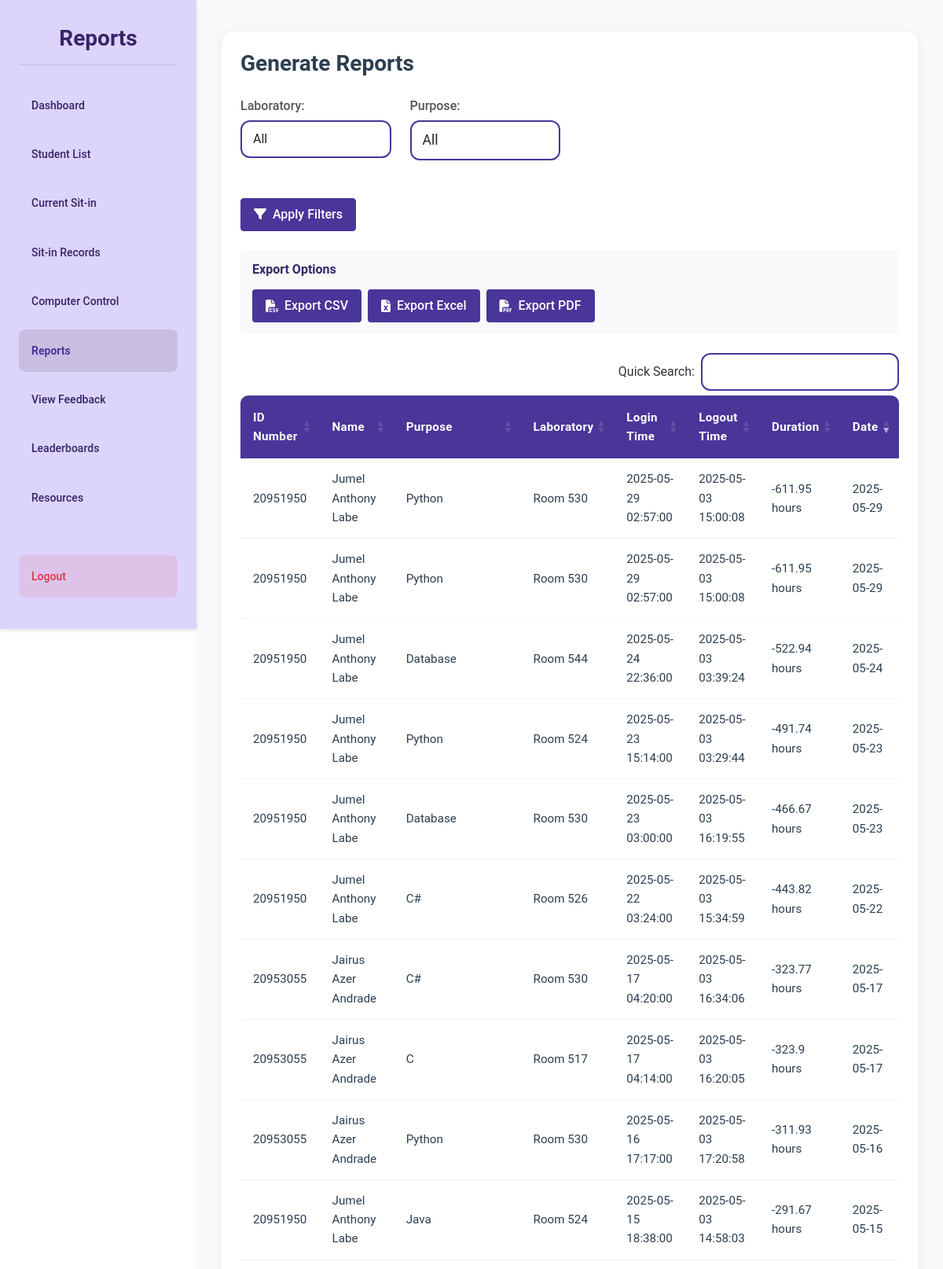
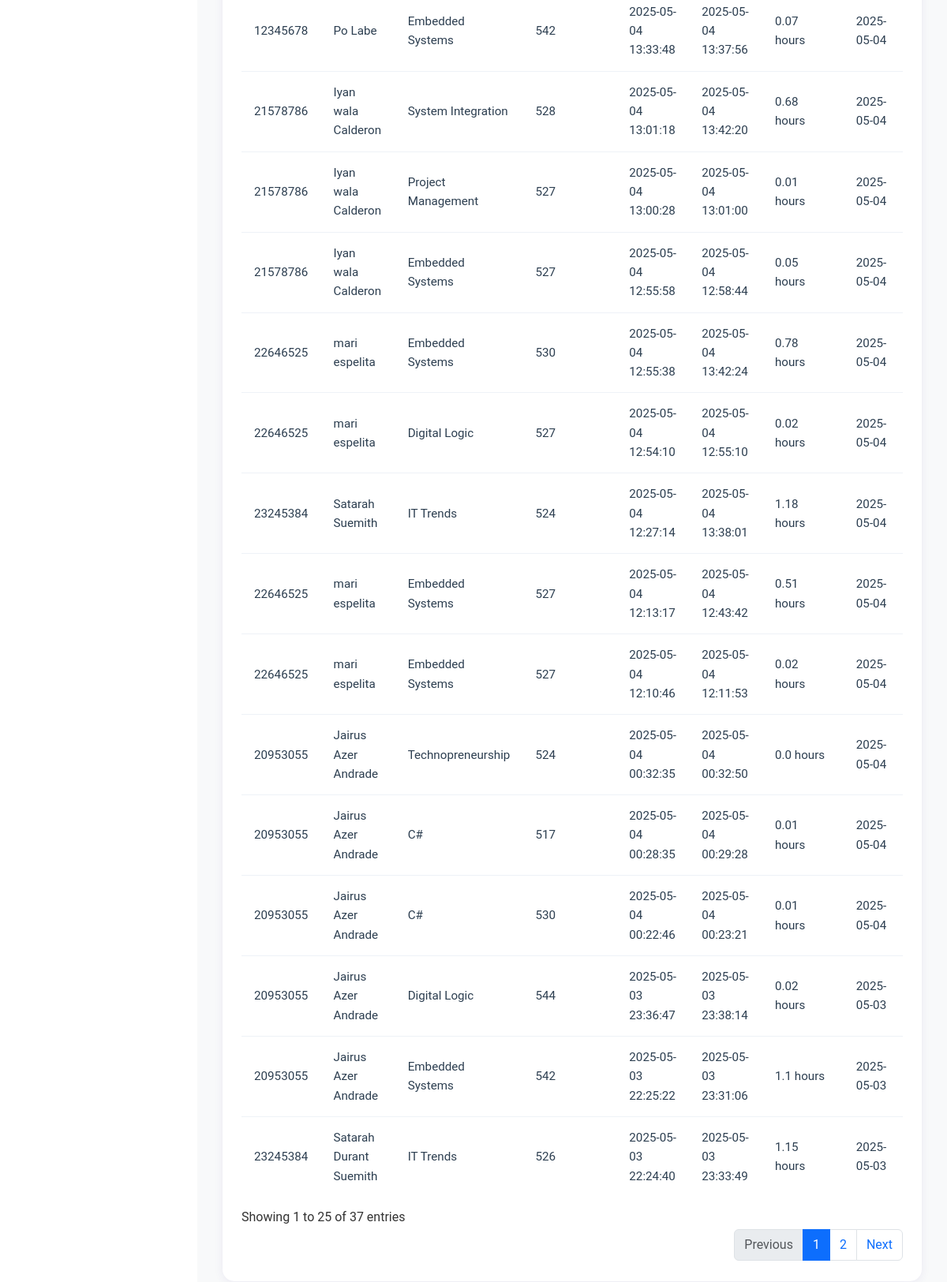
The app's page /admin/reports (signed in) with its own data (2 pictures, top to bottom).
### tables this page shows
CREATE TABLE sit_in_records (
    sit_in_id INTEGER PRIMARY KEY AUTOINCREMENT,
    id_number VARCHAR(50) NOT NULL,
    name VARCHAR(255) NOT NULL,
    purpose TEXT NOT NULL,
    lab VARCHAR(10) NOT NULL,
    login_time DATETIME NOT NULL,
    logout_time DATETIME NULL,
    date DATE NOT NULL
, computer_number INTEGER);

### routes/admin_routes.py (the view)
@admin_bp.route('/reports')
def reports():
    if session.get('user_type') != 'admin':
        flash("Admin access required.", "danger")
        return redirect(url_for('auth.login'))
    selected_lab = request.args.get('lab', '')
    selected_purpose = request.args.get('purpose', '')
    conn = get_connection()
    cursor = conn.cursor()
    cursor.execute("SELECT DISTINCT lab FROM sit_in_records ORDER BY lab")
    labs = [row[0] for row in cursor.fetchall()]
    cursor.execute("SELECT DISTINCT purpose FROM sit_in_records ORDER BY purpose")
    purposes = [row[0] for row in cursor.fetchall()]
    conn.close()
    data = get_filtered_reports(selected_lab, selected_purpose)
    if request.headers.get('X-Requested-With') == 'XMLHttpRequest':
        return jsonify({
            'reports': data['reports'],
            'labs': labs,
            'purposes': purposes
        })
    return render_template('admin/reports.html',
                         reports=data['reports'],
                         labs=labs,
                         purposes=purposes,
                         selected_lab=selected_lab,
                         selected_purpose=selected_purpose)

### app.py (called while the page is built)
@app.after_request
def add_header(response):
    if 'Cache-Control' not in response.headers:
        response.headers['Cache-Control'] = 'no-store, no-cache, must-revalidate, post-check=0, pre-check=0, max-age=0'
        response.headers['Pragma'] = 'no-cache'
        response.headers['Expires'] = '-1'
    return response

### templates/admin/reports.html (shortened to what this page needs)
{% extends "admin/base.html" %}
{% block extra_css %}
<link href="https://cdn.datatables.net/1.11.5/css/dataTables.bootstrap5.min.css" rel="stylesheet">
<link href="https://cdn.datatables.net/buttons/2.2.2/css/buttons.bootstrap5.min.css" rel="stylesheet">
<link href="https://cdn.datatables.net/responsive/2.2.9/css/responsive.bootstrap5.min.css" rel="stylesheet">
{% endblock %}
{% block content %}
<div class="dashboard-container">
    <div class="sidebar">
        <h1 class="dashboard-title">Reports</h1>
        <a href="{{ url_for('admin.admin_dashboard') }}" class="menu-btn">Dashboard</a>
        <a href="{{ url_for('admin.student_list') }}" class="menu-btn">Student List</a>
        <a href="{{ url_for('admin.current_sit_in') }}" class="menu-btn">Current Sit-in</a>
        <a href="{{ url_for('admin.sit_in_records') }}" class="menu-btn">Sit-in Records</a>
        <a href="{{ url_for('admin.computer_control') }}" class="menu-btn">Computer Control</a>
        <a href="{{ url_for('admin.reports') }}" class="menu-btn active">Reports</a>
        <a href="{{ url_for('admin.feedback_reports') }}" class="menu-btn">View Feedback</a>
        <a href="{{ url_for('admin.leaderboards') }}" class="menu-btn">Leaderboards</a>
        <a href="{{ url_for('admin.admin_resources') }}" class="menu-btn">Resources</a>
        <a href="{{ url_for('admin.logout') }}" class="menu-btn logout-btn">Logout</a>
    </div>
    <div class="content">
        <div class="container">
            <div class="table-container">
                <div class="table-header">
                    <h2 class="table-title">Generate Reports</h2>
                </div>
                <div class="filter-section mb-4">
                    <form id="filterForm">
                        <div class="row">
                            <div class="col-md-3 mb-3">
                                <div class="form-group">
                                    <label for="labFilter" class="form-label">Laboratory:</label>
                                    <select name="lab" class="form-select w-100" id="labFilter">
                                        <option value="" {% if not selected_lab %}selected{% endif %}>All</option>
                                    </select>
                                </div>
                            </div>
                            <div class="col-md-3 mb-3">
                                <div class="form-group">
                                    <label for="purposeFilter" class="form-label">Purpose:</label>
                                    <select name="purpose" class="form-select w-100" id="purposeFilter" style="border:2px solid #4A3599; border-radius:12px; font-size:1.1rem; font-weight:400; color:#222;">
                                        <option value="" {% if not selected_purpose %}selected{% endif %}>All</option>
                                    </select>
                                </div>
                            </div>
                            <div class="col-md-12 mt-3">
                                <button type="submit" class="btn btn-primary">
                                    <i class="fas fa-filter"></i> Apply Filters
                                </button>
                            </div>
                        </div>
                    </form>
                </div>
                <div class="export-section mb-4">
                    <h6 class="mb-3">Export Options</h6>
                    <div class="d-flex flex-wrap gap-2">
                        <button type="button" class="btn btn-success" onclick="exportData('csv')">
                            <i class="fas fa-file-csv"></i> Export CSV
                        </button>
                        <button type="button" class="btn btn-success" onclick="exportData('excel')">
                            <i class="fas fa-file-excel"></i> Export Excel
                        </button>
                        <button type="button" class="btn btn-success" onclick="exportData('pdf')">
                            <i class="fas fa-file-pdf"></i> Export PDF
                        </button>
                    </div>
                </div>
                <div class="table-responsive">
                    <table id="reportsTable" class="custom-table">
                        <thead>
                            <tr>
                                <th>ID Number</th>
                                <th>Name</th>
                                <th>Purpose</th>
                                <th>Laboratory</th>
                                <th>Login Time</th>
                                <th>Logout Time</th>
                                <th>Duration</th>
                                <th>Date</th>
                            </tr>
                        </thead>
                        <tbody>
                            {% for report in reports %}
                            <tr>
                                <td>{{ report.id_number }}</td>
                                <td>{{ report.name }}</td>
                                <td>{{ report.purpose }}</td>
                                <td>{{ report.lab }}</td>
                                <td>{{ report.login_time }}</td>
                                <td>{{ report.logout_time }}</td>
                                <td>{{ report.duration }}</td>
                                <td>{{ report.date }}</td>
                            </tr>
                            {% endfor %}
                        </tbody>
                    </table>
                </div>
            </div>
        </div>
    </div>
</div>
{% endblock %}

### static/css/styles.css (style rules this page uses)
:root { --primary: #4a3599; --primary-light: #ddd4fc; --primary-dark: #352667; --secondary: #6c63ff; --accent: #7f6df2; --text-dark: #333333; --text-medium: #555555; --text-light: #777777; --white: #ffffff; --light-gray: #f5f5f5; --mid-gray: #e0e0e0; --border-color: #dddddd; --success: #28a745; --danger: #dc3545; --warning: #ffc107; --info: #17a2b8; --font-family: 'Roboto', Arial, sans-serif; --h1-size: 2rem; --h2-size: 1.75rem; --h3-size: 1.5rem; --h4-size: 1.25rem; --body-size: 1rem; --small-size: 0.875rem; --space-xs: 0.25rem; --space-sm: 0.5rem; --space-md: 1rem; --space-lg: 1.5rem; --space-xl: 2rem; --radius-sm: 4px; --radius-md: 8px; --radius-lg: 15px; --shadow-sm: 0 2px 4px rgba(0, 0, 0, 0.1); --shadow-md: 0 4px 8px rgba(0, 0, 0, 0.1); --shadow-lg: 0 8px 16px rgba(0, 0, 0, 0.1); }
* { margin: 0; padding: 0; box-sizing: border-box; }
body { font-family: var(--font-family); color: var(--text-dark); background-color: var(--light-gray); line-height: 1.6; font-size: var(--body-size); }
a { color: var(--primary); text-decoration: none; transition: color 0.3s ease; }
h1, h2, h3, h4, h5, h6 { font-weight: 700; line-height: 1.2; margin-bottom: var(--space-md); color: var(--primary-dark); }
h1 { font-size: var(--h1-size); }
h2 { font-size: var(--h2-size); }
.dashboard-container { width: 100%; min-height: 100vh; display: flex; background-color: var(--white); overflow: hidden; padding-left: 250px; position: relative; }
.sidebar { width: 250px; background-color: #DDD4FC; padding: var(--space-xl) var(--space-lg); display: flex; flex-direction: column; height: 100vh; position: fixed; left: 0; top: 0; z-index: 1000; box-shadow: var(--shadow-sm); transition: transform 0.3s ease; }
.dashboard-title { color: var(--primary-dark); font-size: var(--h2-size); font-weight: bold; padding-bottom: var(--space-md); margin-bottom: var(--space-lg); border-bottom: 1px solid rgba(0, 0, 0, 0.1); text-align: center; }
.menu-btn { background-color: transparent; border: none; padding: var(--space-md); border-radius: var(--radius-md); font-size: var(--small-size); font-weight: 500; text-align: left; cursor: pointer; transition: all 0.2s ease; color: var(--primary-dark); text-decoration: none; display: flex; align-items: center; gap: var(--space-sm); margin-bottom: var(--space-sm); }
.menu-btn.active { background-color: rgba(0, 0, 0, 0.1); font-weight: bold; color: var(--primary); }
.logout-btn { margin-top: auto; background-color: rgba(220, 53, 69, 0.1); color: var(--danger); }
.form-group { margin-bottom: var(--space-md); }
.form-label { display: block; margin-bottom: var(--space-xs); font-weight: 500; color: var(--text-medium); }
.btn { display: inline-block; font-weight: 500; text-align: center; white-space: nowrap; vertical-align: middle; user-select: none; border: 1px solid transparent; padding: var(--space-sm) var(--space-md); font-size: var(--body-size); line-height: 1.5; border-radius: var(--radius-sm); transition: all 0.3s ease; cursor: pointer; }
.btn-primary { background-color: var(--primary); color: var(--white); }
.btn-success { background-color: var(--success); color: var(--white); }
.table-container { background-color: var(--white); border-radius: var(--radius-md); box-shadow: var(--shadow-sm); overflow: hidden; margin-bottom: var(--space-lg); }

### templates/admin/reports.html (style rules this page uses)
.export-section { background: #f8f9fa; padding: 15px; border-radius: 5px; margin-bottom: 20px; }
.form-group { width: 100%; }
.form-select, .form-control { width: 100%; min-width: 120px; max-width: 100%; font-size: 1rem; padding: 10px 14px; box-sizing: border-box; border: 2px solid #4A3599; border-radius: 12px; background: #fff; color: #222; font-weight: 400; transition: border-color 0.2s; }
.form-label { font-weight: 500; margin-bottom: 6px; display: block; }

### records on screen
sit_in_records: id_number "20951950", name "Jumel Anthony Labe", purpose "Python", lab "Room 530", login_time "2025-05-29 02:57:00", logout_time "2025-05-03 15:00:08", duration "-611.95 hours", date "2025-05-29"
sit_in_records: id_number "20951950", name "Jumel Anthony Labe", purpose "Python", lab "Room 530", login_time "2025-05-29 02:57:00", logout_time "2025-05-03 15:00:08", duration "-611.95 hours", date "2025-05-29"
sit_in_records: id_number "20951950", name "Jumel Anthony Labe", purpose "Database", lab "Room 544", login_time "2025-05-24 22:36:00", logout_time "2025-05-03 03:39:24", duration "-522.94 hours", date "2025-05-24"
sit_in_records: id_number "20951950", name "Jumel Anthony Labe", purpose "Python", lab "Room 524", login_time "2025-05-23 15:14:00", logout_time "2025-05-03 03:29:44", duration "-491.74 hours", date "2025-05-23"
sit_in_records: id_number "20951950", name "Jumel Anthony Labe", purpose "Database", lab "Room 530", login_time "2025-05-23 03:00:00", logout_time "2025-05-03 16:19:55", duration "-466.67 hours", date "2025-05-23"
sit_in_records: id_number "20951950", name "Jumel Anthony Labe", purpose "C#", lab "Room 526", login_time "2025-05-22 03:24:00", logout_time "2025-05-03 15:34:59", duration "-443.82 hours", date "2025-05-22"
sit_in_records: id_number "20953055", name "Jairus Azer Andrade", purpose "C#", lab "Room 530", login_time "2025-05-17 04:20:00", logout_time "2025-05-03 16:34:06", duration "-323.77 hours", date "2025-05-17"
sit_in_records: id_number "20953055", name "Jairus Azer Andrade", purpose "C", lab "Room 517", login_time "2025-05-17 04:14:00", logout_time "2025-05-03 16:20:05", duration "-323.9 hours", date "2025-05-17"
sit_in_records: id_number "20953055", name "Jairus Azer Andrade", purpose "Python", lab "Room 530", login_time "2025-05-16 17:17:00", logout_time "2025-05-03 17:20:58", duration "-311.93 hours", date "2025-05-16"
sit_in_records: id_number "20951950", name "Jumel Anthony Labe", purpose "Java", lab "Room 524", login_time "2025-05-15 18:38:00", logout_time "2025-05-03 14:58:03", duration "-291.67 hours", date "2025-05-15"
sit_in_records: id_number "12345678", name "Po Labe", purpose "Embedded Systems", lab "542", login_time "2025-05-04 13:33:48", logout_time "2025-05-04 13:37:56", duration "0.07 hours", date "2025-05-04"
sit_in_records: id_number "21578786", name "Iyan wala Calderon", purpose "System Integration", lab "528", login_time "2025-05-04 13:01:18", logout_time "2025-05-04 13:42:20", duration "0.68 hours", date "2025-05-04"
sit_in_records: id_number "21578786", name "Iyan wala Calderon", purpose "Project Management", lab "527", login_time "2025-05-04 13:00:28", logout_time "2025-05-04 13:01:00", duration "0.01 hours", date "2025-05-04"
sit_in_records: id_number "21578786", name "Iyan wala Calderon", purpose "Embedded Systems", lab "527", login_time "2025-05-04 12:55:58", logout_time "2025-05-04 12:58:44", duration "0.05 hours", date "2025-05-04"
sit_in_records: id_number "22646525", name "mari espelita", purpose "Embedded Systems", lab "530", login_time "2025-05-04 12:55:38", logout_time "2025-05-04 13:42:24", duration "0.78 hours", date "2025-05-04"
sit_in_records: id_number "22646525", name "mari espelita", purpose "Digital Logic", lab "527", login_time "2025-05-04 12:54:10", logout_time "2025-05-04 12:55:10", duration "0.02 hours", date "2025-05-04"
sit_in_records: id_number "23245384", name "Satarah Suemith", purpose "IT Trends", lab "524", login_time "2025-05-04 12:27:14", logout_time "2025-05-04 13:38:01", duration "1.18 hours", date "2025-05-04"
sit_in_records: id_number "22646525", name "mari espelita", purpose "Embedded Systems", lab "527", login_time "2025-05-04 12:13:17", logout_time "2025-05-04 12:43:42", duration "0.51 hours", date "2025-05-04"
sit_in_records: id_number "22646525", name "mari espelita", purpose "Embedded Systems", lab "527", login_time "2025-05-04 12:10:46", logout_time "2025-05-04 12:11:53", duration "0.02 hours", date "2025-05-04"
sit_in_records: id_number "20953055", name "Jairus Azer Andrade", purpose "Technopreneurship", lab "524", login_time "2025-05-04 00:32:35", logout_time "2025-05-04 00:32:50", duration "0.0 hours", date "2025-05-04"
sit_in_records: id_number "20953055", name "Jairus Azer Andrade", purpose "C#", lab "517", login_time "2025-05-04 00:28:35", logout_time "2025-05-04 00:29:28", duration "0.01 hours", date "2025-05-04"
sit_in_records: id_number "20953055", name "Jairus Azer Andrade", purpose "C#", lab "530", login_time "2025-05-04 00:22:46", logout_time "2025-05-04 00:23:21", duration "0.01 hours", date "2025-05-04"
sit_in_records: id_number "20953055", name "Jairus Azer Andrade", purpose "Digital Logic", lab "544", login_time "2025-05-03 23:36:47", logout_time "2025-05-03 23:38:14", duration "0.02 hours", date "2025-05-03"
sit_in_records: id_number "20953055", name "Jairus Azer Andrade", purpose "Embedded Systems", lab "542", login_time "2025-05-03 22:25:22", logout_time "2025-05-03 23:31:06", duration "1.1 hours", date "2025-05-03"
sit_in_records: id_number "23245384", name "Satarah Durant Suemith", purpose "IT Trends", lab "526", login_time "2025-05-03 22:24:40", logout_time "2025-05-03 23:33:49", duration "1.15 hours", date "2025-05-03"
